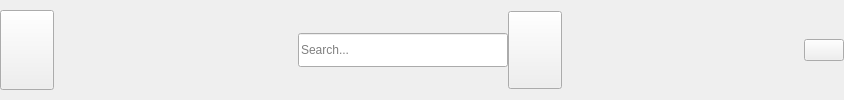
        <widget class="QWidget" name="headerAdmin" native="true">
         <property name="minimumSize">
          <size>
           <width>0</width>
           <height>0</height>
          </size>
         </property>
         <property name="maximumSize">
          <size>
           <width>16777215</width>
           <height>16777215</height>
          </size>
         </property>
         <layout class="QHBoxLayout" name="horizontalLayout_4">
          <property name="spacing">
           <number>6</number>
          </property>
          <property name="leftMargin">
           <number>0</number>
          </property>
          <property name="topMargin">
           <number>10</number>
          </property>
          <property name="rightMargin">
           <number>0</number>
          </property>
          <property name="bottomMargin">
           <number>10</number>
          </property>
          <item alignment="Qt::AlignLeft">
           <widget class="QPushButton" name="change_btn">
            <property name="enabled">
             <bool>true</bool>
            </property>
            <property name="sizePolicy">
             <sizepolicy hsizetype="Minimum" vsizetype="Preferred">
              <horstretch>0</horstretch>
              <verstretch>0</verstretch>
             </sizepolicy>
            </property>
            <property name="minimumSize">
             <size>
              <width>54</width>
              <height>40</height>
             </size>
            </property>
            <property name="maximumSize">
             <size>
              <width>44</width>
              <height>16777215</height>
             </size>
            </property>
            <property name="cursor">
             <cursorShape>PointingHandCursor</cursorShape>
            </property>
            <property name="text">
             <string/>
            </property>
            <property name="icon">
             <iconset resource="../resource.qrc">
              <normaloff>:/icon/resources/icon/menu-4-32.ico</normaloff>:/icon/resources/icon/menu-4-32.ico</iconset>
            </property>
            <property name="iconSize">
             <size>
              <width>14</width>
              <height>14</height>
             </size>
            </property>
            <property name="checkable">
             <bool>true</bool>
            </property>
           </widget>
          </item>
          <item>
           <spacer name="horizontalSpacer">
            <property name="orientation">
             <enum>Qt::Horizontal</enum>
            </property>
            <property name="sizeHint" stdset="0">
             <size>
              <width>236</width>
              <height>20</height>
             </size>
            </property>
           </spacer>
          </item>
          <item>
           <widget class="QWidget" name="searchBoxContainer_2" native="true">
            <property name="minimumSize">
             <size>
              <width>0</width>
              <height>38</height>
             </size>
            </property>
            <property name="maximumSize">
             <size>
              <width>16777215</width>
              <height>16777215</height>
             </size>
            </property>
            <layout class="QHBoxLayout" name="horizontalLayout">
             <property name="spacing">
              <number>0</number>
             </property>
             <property name="leftMargin">
              <number>0</number>
             </property>
             <property name="topMargin">
              <number>1</number>
             </property>
             <property name="rightMargin">
              <number>0</number>
             </property>
             <property name="bottomMargin">
              <number>1</number>
             </property>
             <item>
              <layout class="QHBoxLayout" name="searchBox_4">
               <property name="spacing">
                <number>0</number>
               </property>
               <property name="leftMargin">
                <number>2</number>
               </property>
               <property name="topMargin">
                <number>0</number>
               </property>
               <property name="bottomMargin">
                <number>0</number>
               </property>
               <item>
                <widget class="QLineEdit" name="search_input_5">
                 <property name="minimumSize">
                  <size>
                   <width>210</width>
                   <height>34</height>
                  </size>
                 </property>
                 <property name="inputMask">
                  <string/>
                 </property>
                 <property name="placeholderText">
                  <string>Search...</string>
                 </property>
                </widget>
               </item>
               <item>
                <widget class="QPushButton" name="search_btn_5">
                 <property name="sizePolicy">
                  <sizepolicy hsizetype="Preferred" vsizetype="Preferred">
                   <horstretch>0</horstretch>
                   <verstretch>0</verstretch>
                  </sizepolicy>
                 </property>
                 <property name="minimumSize">
                  <size>
                   <width>54</width>
                   <height>40</height>
                  </size>
                 </property>
                 <property name="maximumSize">
                  <size>
                   <width>40</width>
                   <height>16777215</height>
                  </size>
                 </property>
                 <property name="cursor">
                  <cursorShape>PointingHandCursor</cursorShape>
                 </property>
                 <property name="text">
                  <string/>
                 </property>
                 <property name="icon">
                  <iconset resource="../resource.qrc">
                   <normaloff>:/icon/resources/icon/search-13-48.ico</normaloff>:/icon/resources/icon/search-13-48.ico</iconset>
                 </property>
                </widget>
               </item>
              </layout>
             </item>
            </layout>
           </widget>
          </item>
          <item>
           <spacer name="horizontalSpacer_2">
            <property name="orientation">
             <enum>Qt::Horizontal</enum>
            </property>
            <property name="sizeHint" stdset="0">
             <size>
              <width>236</width>
              <height>20</height>
             </size>
            </property>
           </spacer>
          </item>
          <item>
           <widget class="QPushButton" name="user_btn">
            <property name="text">
             <string/>
            </property>
            <property name="icon">
             <iconset>
              <normaloff>:/icon/icon/user-48.ico</normaloff>:/icon/icon/user-48.ico</iconset>
            </property>
           </widget>
          </item>
         </layout>
        </widget>
